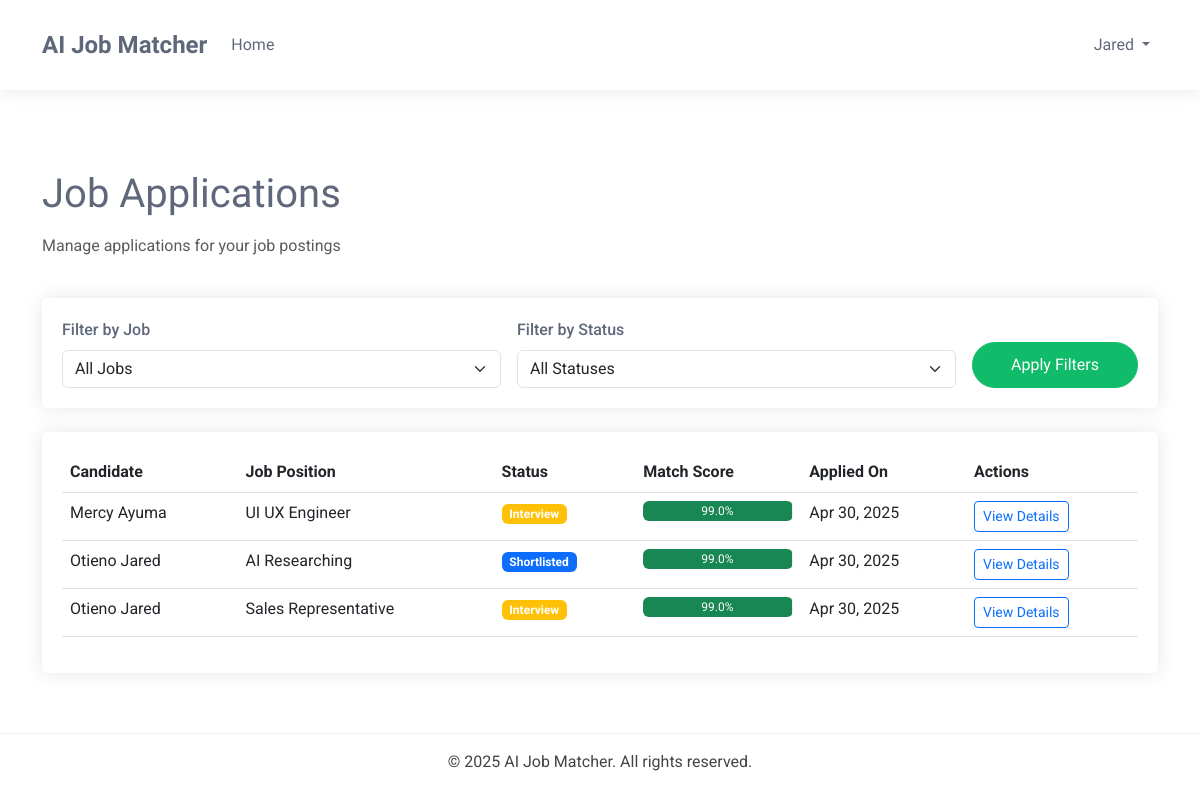
Page /dashboards/recruiter/applications/ (signed in) on the earlier database version.
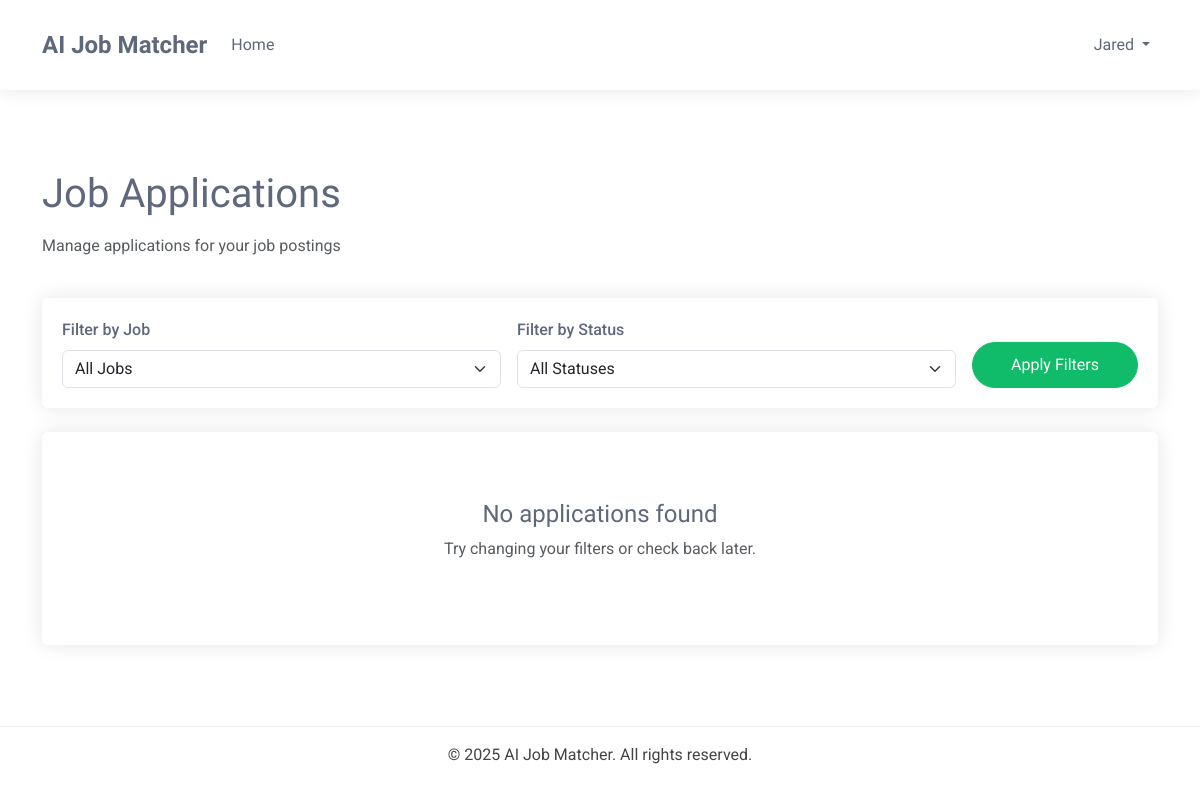
Same page on the later database version.
### dashboards/models.py (models this page shows, shortened)
class BaseModel(models.Model):
    created_at = models.DateTimeField(auto_now_add=True)
    updated_at = models.DateTimeField(auto_now=True)
    class Meta:
        abstract = True

class JobApplication(BaseModel):
    STATUS_CHOICES = (
        ('pending', 'Pending'),
        ('reviewing', 'Reviewing'),
        ('shortlisted', 'Shortlisted'),
        ('rejected', 'Rejected'),
        ('interview', 'Interview'),
        ('offer', 'Offer Extended'),
        ('hired', 'Hired'),
        ('declined', 'Declined'),
    )
    job = models.ForeignKey(JobPosting, on_delete=models.CASCADE, related_name='applications')
    candidate = models.ForeignKey(Candidate, on_delete=models.CASCADE, related_name='applications')
    resume = models.ForeignKey(Resume, on_delete=models.CASCADE, related_name='applications', null=True, blank=True)
    cover_letter = models.TextField(_('cover letter'), blank=True, null=True)
    status = models.CharField(_('status'), max_length=20, choices=STATUS_CHOICES, default='pending')
    match_score = models.FloatField(_('match score'), validators=[MinValueValidator(0), MaxValueValidator(100)], default=0)
    recruiter_notes = models.TextField(_('recruiter notes'), blank=True, null=True)
    class Meta:
        ordering = ['-match_score', '-created_at']
        verbose_name = _('Job Application')
        verbose_name_plural = _('Job Applications')

class JobPosting(BaseModel):
    STATUS_CHOICES = (
        ('active', 'Active'),
        ('filled', 'Filled'),
        ('expired', 'Expired'),
        ('draft', 'Draft'),
    )
    recruiter = models.ForeignKey(Recruiter, on_delete=models.CASCADE, related_name='job_postings')
    title = models.CharField(_('job title'), max_length=255)
    company_name = models.CharField(_('company name'), max_length=255)
    category = models.CharField(_('job category'), max_length=100)
    description = models.TextField(_('job description'))
    requirements = models.TextField(_('job requirements'))
    responsibilities = models.TextField(_('responsibilities'))
    location = models.CharField(_('location'), max_length=255)
    salary_min = models.DecimalField(_('minimum salary'), max_digits=12, decimal_places=2, null=True, blank=True)
    salary_max = models.DecimalField(_('maximum salary'), max_digits=12, decimal_places=2, null=True, blank=True)
    experience_required = models.PositiveIntegerField(_('experience required (years)'), default=0)
    education_level = models.CharField(_('education level'), max_length=100)
    employment_type = models.CharField(_('employment type'), max_length=50)
    status = models.CharField(_('status'), max_length=20, choices=STATUS_CHOICES, default='active')
    expiry_date = models.DateField(_('expiry date'), default=timezone.now)
    skills_required = models.TextField(_('skills required'))
    embedding_vector = models.BinaryField(_('job embedding vector'), null=True, blank=True)
    class Meta:
        ordering = ['-created_at']
        verbose_name = _('Job Posting')
        verbose_name_plural = _('Job Postings')

### accounts/models.py (models this page shows, shortened)
class Profile(models.Model):
    user = models.OneToOneField(User,
                                on_delete=models.CASCADE, unique=True)
    bio = models.TextField(_('bio'), blank=True, null=True)
    profile_picture = models.ImageField(
        _("profile picture"), upload_to="profile",
        default="default.png")
    class Meta:
        abstract= True

class Candidate(Profile):
    skills = models.TextField(_('skills'), blank=True, null=True)
    education = models.TextField(_('education'), blank=True, null=True)
    experience = models.TextField(_('experience'), blank=True, null=True)
    location = models.CharField(max_length=255, blank=True, null=True)

class TrackingModel(models.Model):
    created_at = models.DateTimeField(auto_now_add=True)
    updated_at = models.DateTimeField(auto_now=True)
    class Meta:
        abstract = True
        ordering = ["-created_at"]

class User(AbstractBaseUser, TrackingModel):
    username_validator = UnicodeUsernameValidator()
    Role_choices = (
        ("Administrator", "Administrator"),
        ("Recruiter", "Recruiter"),
        ("Candidate", "Candidate")
    )
    Gender_choices = (
        ("Male", "Male"),
        ("Female", "Female"),
        ("Other", "Other")
    )
    username = models.CharField(
        _('username'),
        max_length=150,
        unique=True,
        validators=[username_validator],
        error_messages={
            'unique':_("A user with that username already exists."),
        },
    )
    phoneNumberRegex = RegexValidator(regex=r"^\+?1?\d{8,15}$")
    full_name = models.CharField(_('full name'),max_length=200)
    email = models.EmailField(_('email'), unique=True, error_messages={
        'unique': ('A user with email already exists.'),
    })
    gender = models.CharField(_("gender"), max_length=10, choices=Gender_choices)
    phone = PhoneNumberField(
        _('phone number'), unique=True,validators=[phoneNumberRegex],
        blank=True, null=True, max_length=27)
    country = models.CharField(_("country"), max_length=50,
                              blank=True, null=True)
    city = models.CharField(_("city"), max_length=50,
                              blank=True, null=True)
    role = models.CharField(_('Role'), max_length=17, choices=Role_choices, default="Client")
    is_active = models.BooleanField(_('active'), default=True)
    is_admin = models.BooleanField(_('admin'), default=False)
    is_staff = models.BooleanField(_("staff"), default=False)
    timestamp = models.DateTimeField(_("timestamp"), auto_now_add=True)
    objects = CustomManager()
    USERNAME_FIELD = 'email'
    REQUIRED_FIELDS = ['username',]
    @property
    def staff(self):
        return self.staff
    @property
    def active(self):
        return self.active
    @property
    def admin(self):
        return self.admin

### dashboards/views.py (the view)
# urls.py: path('recruiter/applications/', views.applications_list, name='applications_list'),
@login_required
@user_passes_test(is_recruiter)
def applications_list(request):
    recruiter_profile = request.user.recruiter
    status_filter = request.GET.get('status', '')
    job_filter = request.GET.get('job', '')
    applications = JobApplication.objects.filter(job__recruiter=recruiter_profile)
    if status_filter:
        applications = applications.filter(status=status_filter)
    if job_filter:
        applications = applications.filter(job_id=job_filter)
    applications = applications.order_by('-created_at')
    paginator = Paginator(applications, 15)  # Show 15 applications per page
    page_number = request.GET.get('page')
    page_obj = paginator.get_page(page_number)
    jobs = JobPosting.objects.filter(recruiter=recruiter_profile)
    status_choices = JobApplication.STATUS_CHOICES
    context = {
        'page_obj': page_obj,
        'jobs': jobs,
        'status_choices': status_choices,
        'current_job': job_filter,
        'current_status': status_filter,
    }
    return render(request, 'dashboards/applications_list.html', context)

### dashboards/views.py (called while the page is built)
def is_recruiter(user):
    return user.is_authenticated and user.role == 'Recruiter'

### templates/dashboards/applications_list.html (shortened to what the changed rows need)
{% extends 'dashboards/base.html' %}
{% load static %}
{% block content %}
<div class="container mt-4">
    <div class="row mb-4">
        <div class="col">
            <h1 class="mb-3">Job Applications</h1>
        </div>
    </div>
    <div class="card">
        <div class="card-body">
            {% if page_obj %}
                <div class="table-responsive">
                    <table class="table table-hover">
                        <thead>
                            <tr>
                                <th>Candidate</th>
                                <th>Job Position</th>
                                <th>Status</th>
                                <th>Match Score</th>
                                <th>Applied On</th>
                                <th>Actions</th>
                            </tr>
                        </thead>
                        <tbody>
                            {% for application in page_obj %}
                                <tr>
                                    <td>{{ application.candidate.user.full_name }}</td>
                                    <td>{{ application.job.title }}</td>
                                    <td>
                                        <span class="badge
                                            {% if application.status == 'pending' %}bg-secondary
                                            {% elif application.status == 'reviewing' %}bg-info
                                            {% elif application.status == 'shortlisted' %}bg-primary
                                            {% elif application.status == 'rejected' %}bg-danger
                                            {% elif application.status == 'interview' %}bg-warning
                                            {% elif application.status == 'offer' %}bg-success
                                            {% elif application.status == 'hired' %}bg-success
                                            {% elif application.status == 'declined' %}bg-dark
                                            {% endif %}">
                                            {% for status_value, status_name in status_choices %}
                                                {% if status_value == application.status %}
                                                    {{ status_name }}
                                                {% endif %}
                                            {% endfor %}
                                        </span>
                                    </td>
                                    <td>
                                        <div class="progress" style="height: 20px;">
                                            <div class="progress-bar
                                                {% if application.match_score < 40 %}bg-danger
                                                {% elif application.match_score < 70 %}bg-warning
                                                {% else %}bg-success{% endif %}"
                                                role="progressbar"
                                                style="width: {{ application.match_score }}%;"
                                                aria-valuenow="{{ application.match_score }}"
                                                aria-valuemin="0"
                                                aria-valuemax="100">
                                                {{ application.match_score }}%
                                            </div>
                                        </div>
                                    </td>
                                    <td>{{ application.created_at|date:"M d, Y" }}</td>
                                    <td>
                                        <a href="{% url 'dashboards:application_detail' application.id %}" class="btn btn-sm btn-outline-primary">
                                            View Details
                                        </a>
                                    </td>
                                </tr>
                            {% endfor %}
                        </tbody>
                    </table>
                </div>
            {% else %}
                <div class="text-center py-5">
                    <h4>No applications found</h4>
                    <p class="text-muted">Try changing your filters or check back later.</p>
                </div>
            {% endif %}
        </div>
    </div>
</div>
{% endblock %}

Differences in the rows shown:
removed JobApplication: candidate.user.full_name "Mercy Ayuma", job "UI UX Engineer", status_choices "Interview", match_score "99.0", created_at "Apr 30, 2025"
removed JobApplication: candidate.user.full_name "Otieno Jared", job "AI Researching", status_choices "Shortlisted", match_score "99.0", created_at "Apr 30, 2025", status "shortlisted" (drawn)
removed JobApplication: candidate.user.full_name "Otieno Jared", job "Sales Representative", status_choices "Interview", match_score "99.0", created_at "Apr 30, 2025"
Other differences:
text no longer shown: "Candidate Job Position Status Match Score Applied On Actions"
text now shown: "No applications found Try changing your filters or check back later."
